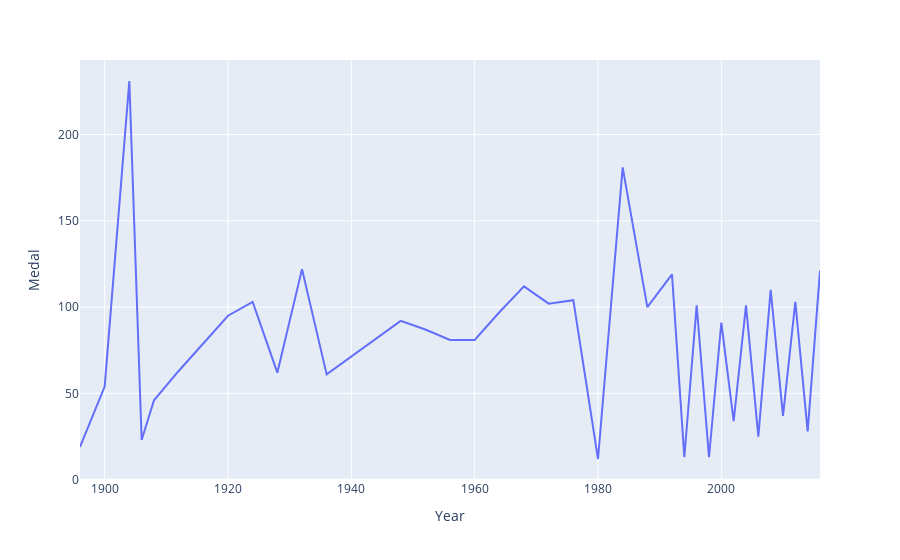

The cell this chart's notebook holds for it:
### Code cell
fig = px.line(final_df, x="Year", y="Medal")
fig.show()

### Figure 1 — Plotly figure (JSON) as saved in the notebook; plotly's stock layout.template omitted (floating-point values rounded to 4 significant figures)
{"data": [{"hovertemplate": "Year=%{x}<br>Medal=%{y}<extra></extra>", "legendgroup": "", "line": {"color": "#636efa", "dash": "solid"}, "marker": {"symbol": "circle"}, "mode": "lines", "name": "", "orientation": "v", "showlegend": false, "type": "scatter", "x": [1896, 1900, 1904, 1906, 1908, 1912, 1920, 1924, 1928, 1932, 1936, 1948, 1952, 1956, 1960, 1964, 1968, 1972, 1976, 1980, 1984, 1988, 1992, 1994, 1996, 1998, 2000, 2002, 2004, 2006, 2008, 2010, 2012, 2014, 2016], "xaxis": "x", "y": [19, 54, 231, 23, 46, 63, 95, 103, 62, 122, 61, 92, 87, 81, 81, 97, 112, 102, 104, 12, 181, 100, 119, 13, 101, 13, 91, 34, 101, 25, 110, 37, 103, 28, 121], "yaxis": "y"}], "layout": {"autosize": true, "legend": {"tracegroupgap": 0}, "margin": {"t": 60}, "xaxis": {"anchor": "y", "autorange": true, "domain": [0, 1], "range": [1896, 2016], "title": {"text": "Year"}, "type": "linear"}, "yaxis": {"anchor": "x", "autorange": true, "domain": [0, 1], "range": [-0.1667, 243.2], "title": {"text": "Medal"}, "type": "linear"}}}
